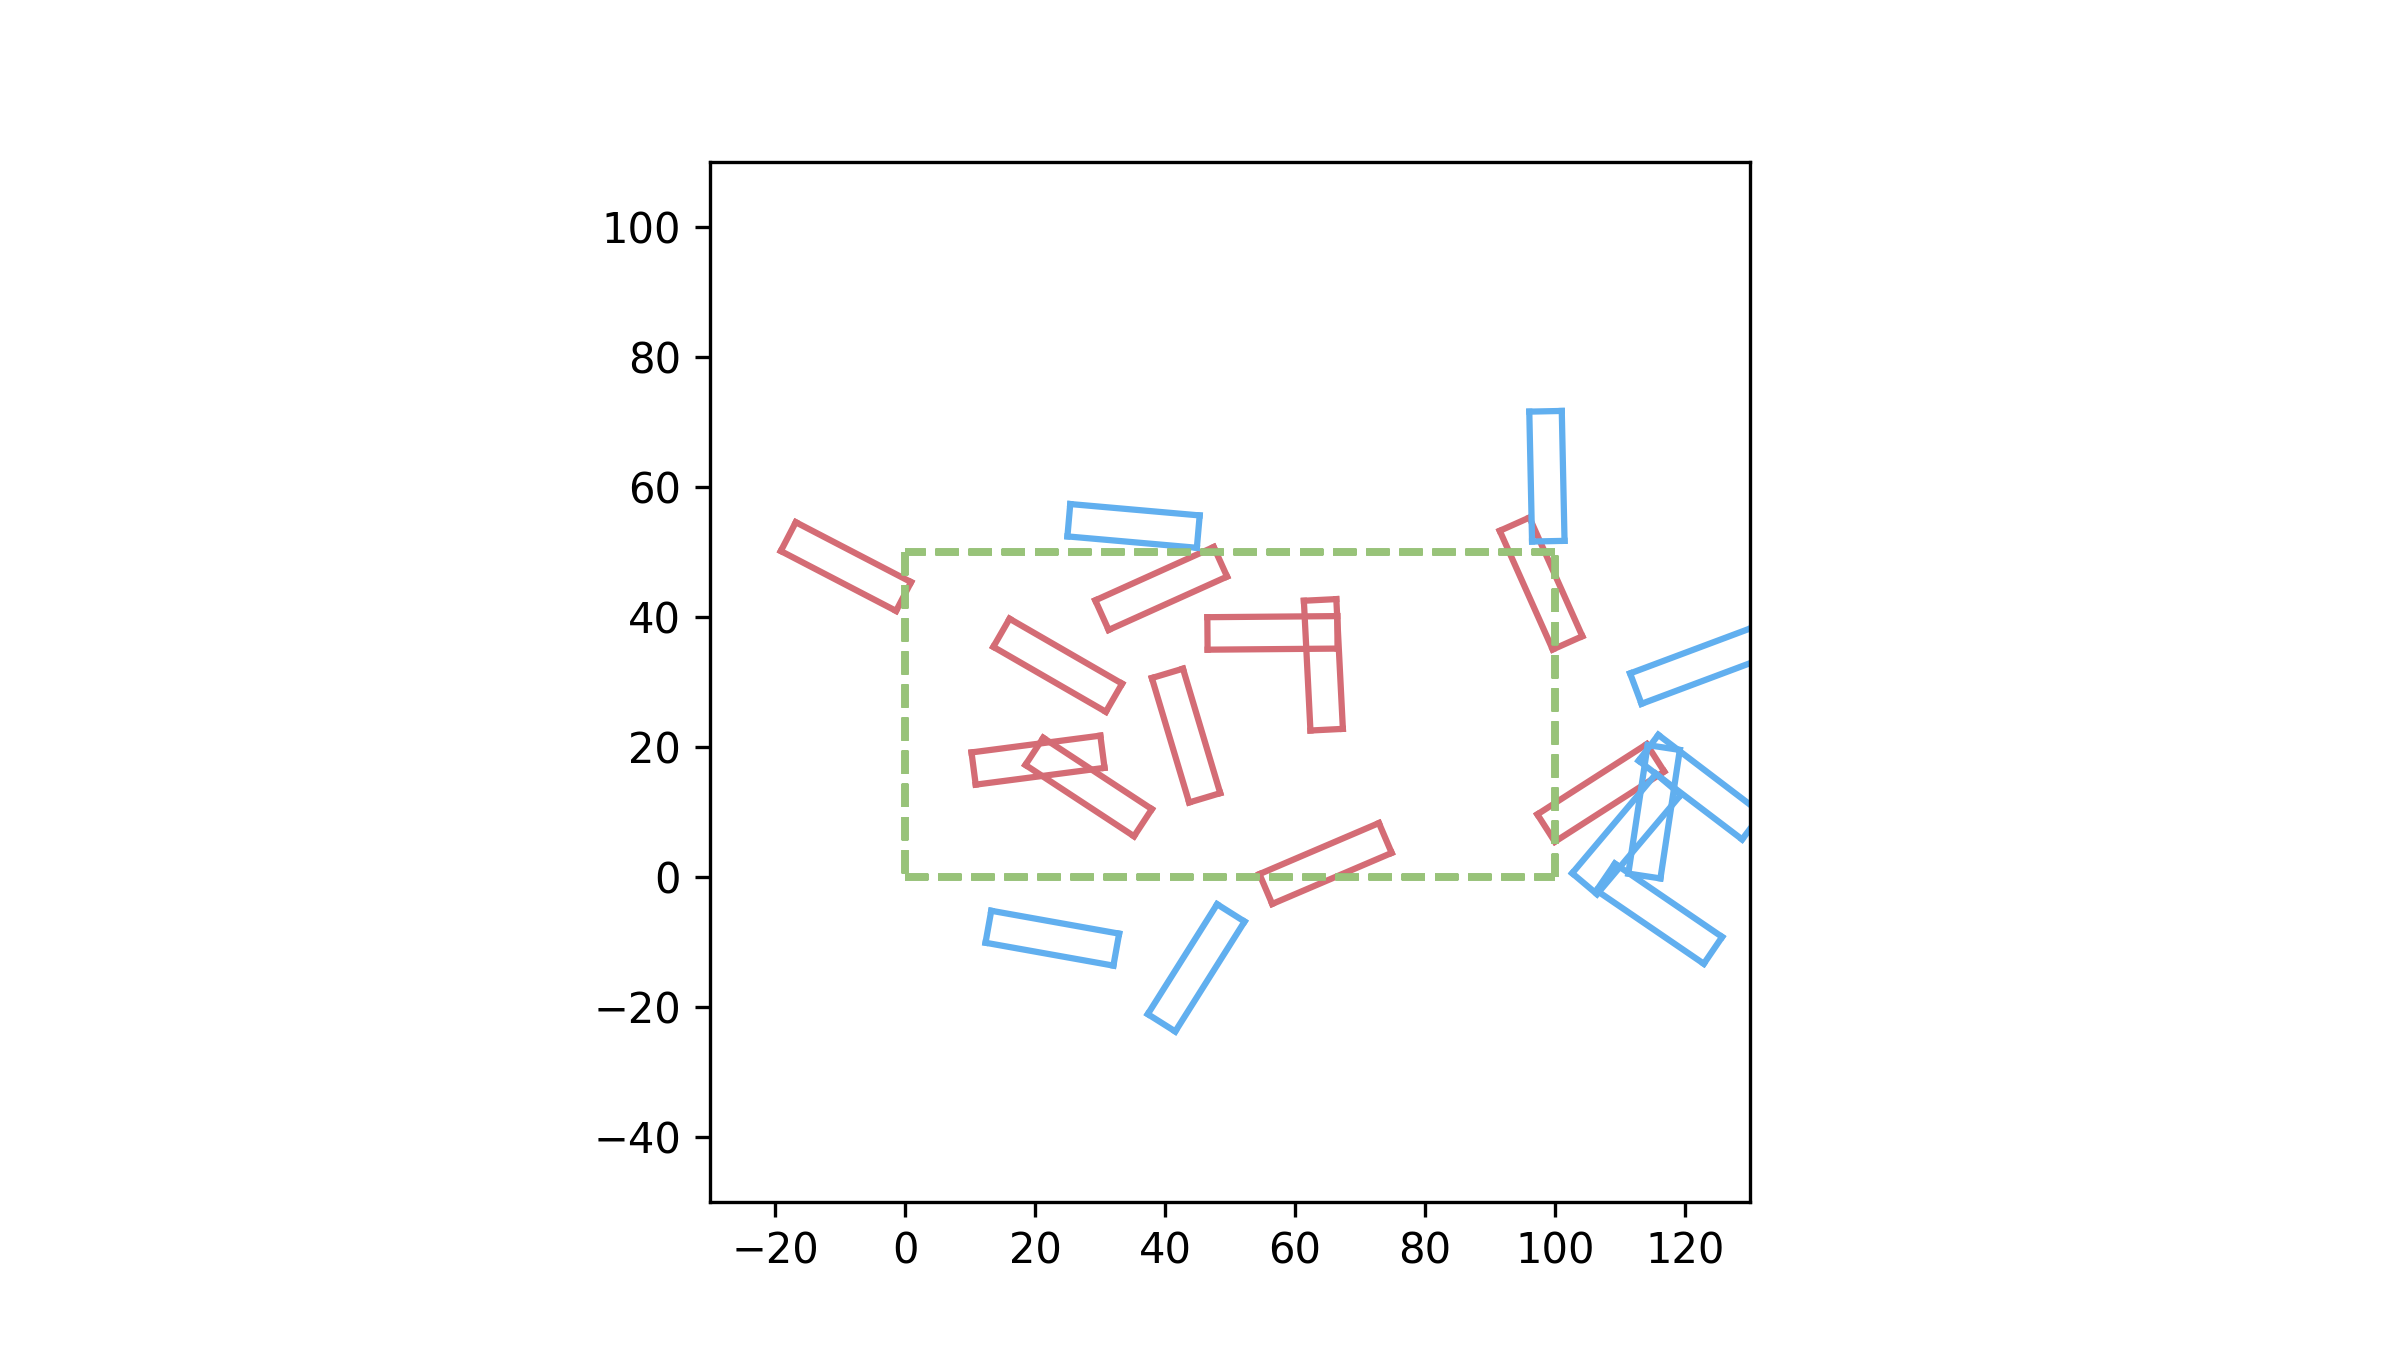

The script that drew this image:
import numpy as np
import math
import random
import matplotlib.pyplot as plt

# 取消科学计数法
np.set_printoptions(suppress=True, precision=4)

########################### 基础数学工具 ###########################

ZERO = 1e-6     # 浮点数误差阈值
PI = math.pi    # 圆周率
TO_DEG = 180/PI  # 弧度转角度
TO_RAD = PI/180  # 角度转弧度


def sind(angle):
    # 角度正弦函数
    return math.sin(angle*TO_RAD)


def cosd(angle):
    # 角度余弦函数
    return math.cos(angle*TO_RAD)


def sin(angle):
    # 弧度正弦函数
    return math.sin(angle)


def cos(angle):
    # 弧度正弦函数
    return math.cos(angle)


def atan2(y, x):
    # 反正切函数
    return math.atan2(y, x)


def sqrt(x):
    # 开平方函数
    return math.sqrt(x)


def rotmat_x(angle):
    return np.array([[1, 0,           0],
                     [0, cosd(angle), -sind(angle)],
                     [0, sind(angle),  cosd(angle)]])


def rotmat_y(angle):
    return np.array([[cosd(angle), 0, sind(angle)],
                     [0,          1, 0],
                     [-sind(angle), 0, cosd(angle)]])


def rotmat_z(angle):
    return np.array([[cosd(angle), -sind(angle), 0],
                     [sind(angle),  cosd(angle), 0],
                     [0,           0,          1]])


def euler_to_rotmat(euler):
    return np.dot(rotmat_z(euler[2]), np.dot(rotmat_y(euler[1]), rotmat_x(euler[0])))


def rotmat_to_euler(rot):
    sy = math.sqrt(rot[0, 0] * rot[0, 0] + rot[1, 0] * rot[1, 0])
    singular = (sy < 1e-6)
    if (not singular):
        x = math.atan2(rot[2, 1], rot[2, 2])
        y = math.atan2(-rot[2, 0], sy)
        z = math.atan2(rot[1, 0], rot[0, 0])
    else:
        x = math.atan2(-rot[1, 2], rot[1, 1])
        y = math.atan2(-rot[2, 0], sy)
        z = 0
    return np.array([x, y, z])*TO_DEG


def pose_to_transmat(pose):
    p = np.array([pose[0], pose[1], pose[2]])
    R = euler_to_rotmat([pose[3], pose[4], pose[5]])
    return np.r_[np.c_[R, p], [[0, 0, 0, 1]]]


def transmat_to_pose(transmat):
    r, p = transmat_to_rp(transmat)
    euler = rotmat_to_euler(r)
    return np.array([p[0], p[1], p[2], euler[0], euler[1], euler[2]])


def transmat_to_rp(transmat):
    transmat = np.array(transmat)
    return transmat[0:3, 0:3], transmat[0:3, 3]


def transmat_inv(transmat):
    r, p = transmat_to_rp(transmat)
    rt = np.array(r).T
    return np.r_[np.c_[rt, -np.dot(rt, p)], [[0, 0, 0, 1]]]

# 判断点是否在给定凸多边形区域内


def point_is_in_area(point, area_p_list):
    area_vec_list = []
    size = len(area_p_list)
    for i in range(size):
        area_vec_list.append(area_p_list[(i+1) % size]-area_p_list[i])
    # 对于边界的每条边
    for i in range(size):
        ws_p_vec = point-area_p_list[i]
        if_pass = np.cross(area_vec_list[i][0:2], ws_p_vec[0:2])
        # 倘若点位于某条边的外侧，说明不在区域内
        if if_pass <= 0:
            return False
    return True

# 判断多边形1是否在多边形2内部


def area1_is_in_area2(area_p_list_1, area_p_list_2):
    # area_vec_list_1 = []
    size_1 = len(area_p_list_1)
    size_2 = len(area_p_list_2)
    # for i in range(size_1):
    #     area_vec_list_1.append(area_p_list_1[(i+1)%size_1]-area_p_list_1[i])
    for i in range(len(area_p_list_1)):
        if not point_is_in_area(area_p_list_1[i], area_p_list_2):
            return False
    return True

# 分离轴测试——判断两个多边形是否相交


def separating_axis_test(area_p_list_1, area_p_list_2):
    area_vec_list_1 = []
    size_1 = len(area_p_list_1)
    for i in range(size_1):
        area_vec_list_1.append(area_p_list_1[(i+1) % size_1]-area_p_list_1[i])

    area_vec_list_2 = []
    size_2 = len(area_p_list_2)
    for i in range(size_2):
        area_vec_list_2.append(area_p_list_2[(i+1) % size_2]-area_p_list_2[i])

    for i in range(size_1):
        for j in range(size_2):
            area_vec_list_2_1 = area_p_list_2[j]-area_p_list_1[i]
            if_pass = np.cross(area_vec_list_2_1[0:2], area_vec_list_1[i][0:2])
            if if_pass < 0:
                break
            if j == size_2-1:
                return False

    for i in range(size_2):
        for j in range(size_1):
            area_vec_list_1_2 = area_p_list_1[j]-area_p_list_2[i]
            if_pass = np.cross(area_vec_list_1_2[0:2], area_vec_list_2[i][0:2])
            if if_pass < 0:
                break
            if j == size_1-1:
                return False

    return True

########################### main ###########################


def create_new_object():
    return [
        random.random()*140-20,
        random.random()*70-10,
        0,
        0,
        0,
        random.random()*360-180
    ]


if __name__ == '__main__':

    # area_p_list_1 = [np.array([0,0,0]),
    #                 np.array([2,0,0]),
    #                 np.array([2,2,0]),
    #                 np.array([0,2,0])]
    # area_p_list_2 = [np.array([3,0,0]),
    #                 np.array([6,0,0]),
    #                 np.array([6,3,0]),
    #                 np.array([3,3,0])]

    # print(separating_axis_test(area_p_list_1, area_p_list_2))
    # pass
    # 工作空间矩形
    ws_length = 100
    ws_width = 50
    ws_A = np.array([0, 0, 0, 1])
    ws_B = np.array([ws_length, 0, 0, 1])
    ws_C = np.array([ws_length, ws_width, 0, 1])
    ws_D = np.array([0, ws_width, 0, 1])

    # 空间顶点集
    ws_p_list = [ws_A, ws_B, ws_C, ws_D]
    # 空间边缘集
    ws_vec_list = [ws_B-ws_A, ws_C-ws_B, ws_D-ws_C, ws_A-ws_D]

    # 工具矩形
    t_length = 20
    t_width = 5
    t_A = np.array([0, 0, 0, 1])
    t_B = np.array([t_length, 0, 0, 1])
    t_C = np.array([t_length, t_width, 0, 1])
    t_D = np.array([0, t_width, 0, 1])

    # 工具顶点集
    t_p_list = [t_A, t_B, t_C, t_D]

    fig = plt.figure(figsize=(8, 4.5), dpi=300)
    plt.xlim(-30, 130)
    plt.ylim(-50, 110)
    ax = plt.gca()
    ax.set_aspect(1)
    # 创建工件
    for k in range(20):
        # 工具末端在工作空间的位置
        ws_t = create_new_object()
        trans_ws_t = pose_to_transmat(ws_t)
        ws_t_p_list = []
        for i in range(len(t_p_list)):
            ws_t_p = np.dot(trans_ws_t, t_p_list[i])
            ws_t_p_list.append(ws_t_p)
        collision = False
        if 0:
            if not area1_is_in_area2(ws_t_p_list, ws_p_list):
                collision = True
        else:
            if separating_axis_test(ws_p_list, ws_t_p_list):
                collision = True

        for i in range(len(ws_p_list)-1):
            plt.plot([ws_p_list[i][0], ws_p_list[i+1][0]],
                     [ws_p_list[i][1], ws_p_list[i+1][1]],
                     linestyle='--', color='#98c379')
        plt.plot([ws_p_list[i+1][0], ws_p_list[0][0]],
                 [ws_p_list[i+1][1], ws_p_list[0][1]],
                 linestyle='--', color='#98c379')

        if collision:
            COLOR_OBJ = '#d46c75'
        else:
            COLOR_OBJ = '#61afef'

        for i in range(len(ws_t_p_list)-1):
            plt.plot([ws_t_p_list[i][0], ws_t_p_list[i+1][0]],
                     [ws_t_p_list[i][1], ws_t_p_list[i+1][1]],
                     linestyle='-', color=COLOR_OBJ)
        plt.plot([ws_t_p_list[i+1][0], ws_t_p_list[0][0]],
                 [ws_t_p_list[i+1][1], ws_t_p_list[0][1]],
                 linestyle='-', color=COLOR_OBJ)

    plt.savefig("src/collision_detection/collision_detection.png")
